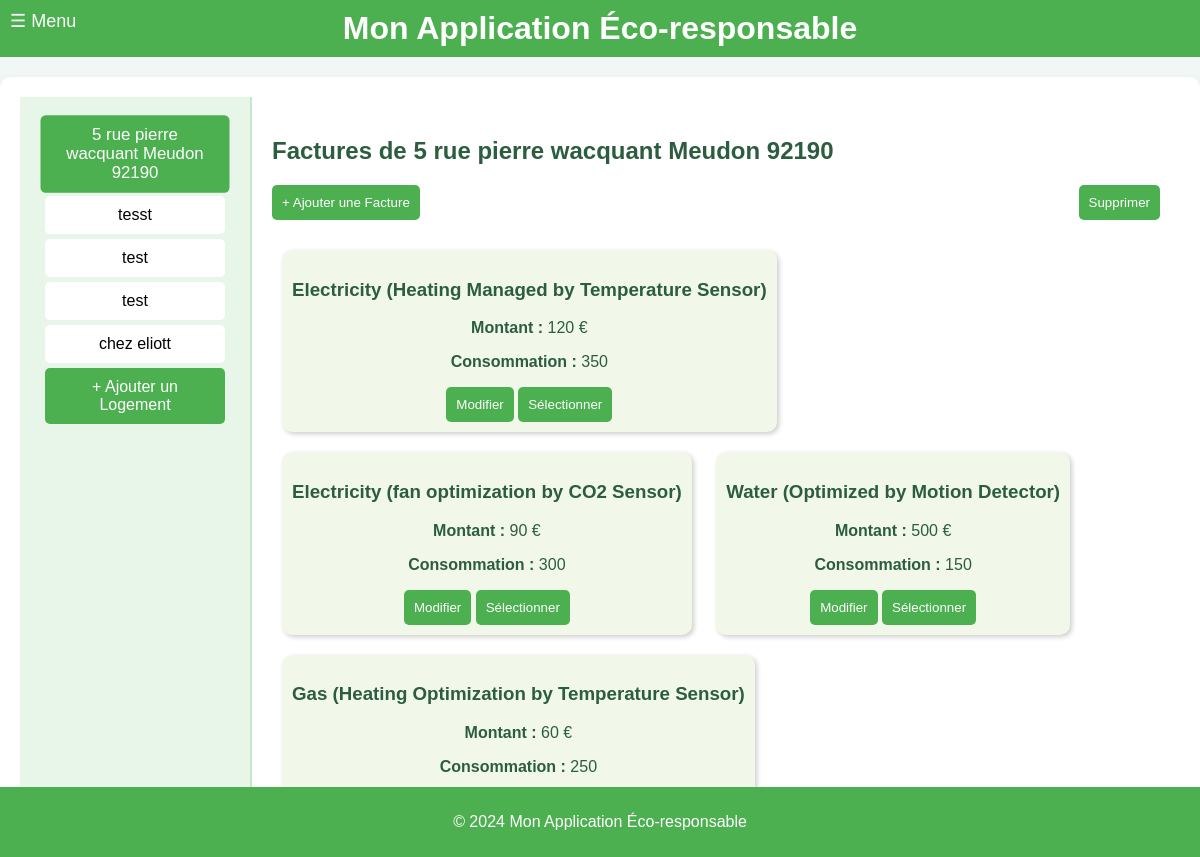
/visualiser_factures, run on the app's committed database.
### tables this page shows
CREATE TABLE Housing (
housing_id INTEGER PRIMARY KEY, -- Identifiant unique pour chaque logement
address VARCHAR(255), -- Adresse du logement
phone_number VARCHAR(20), -- NumÃ©ro de contact pour le logement
ip_address VARCHAR(15), -- Adresse IP associÃ©e au logement
insert_date TIMESTAMP DEFAULT CURRENT_TIMESTAMP -- Horodatage de l'ajout de l'enregistrement
);

CREATE TABLE Invoice (
invoice_id INTEGER PRIMARY KEY, -- Identifiant unique pour chaque facture
housing_id INTEGER, -- RÃ©fÃ©rence au logement concernÃ© par la facture
type VARCHAR(100), -- Type de la facture (ex. : eau, Ã©lectricitÃ©)
amount INTEGER, -- Montant de la facture
value INTEGER, -- Valeur de la consommation en ressource
insert_date TIMESTAMP DEFAULT CURRENT_TIMESTAMP, -- Horodatage de l'ajout de l'enregistrement de la facture
FOREIGN KEY (housing_id) REFERENCES Housing(housing_id) -- Lien entre la facture et un logement spÃ©cifique
);

### main.py (the view)
@app.get("/visualiser_factures", response_class=HTMLResponse)
def visualiser_factures(request: Request, id: int = 1):
    conn = get_db_connection()
    logements = conn.execute("SELECT housing_id, address FROM Housing").fetchall()
    selected_logement = conn.execute("SELECT address FROM Housing WHERE housing_id = ?", (id,)).fetchone()
    factures = conn.execute("SELECT * FROM Invoice WHERE housing_id = ?", (id,)).fetchall()
    conn.close()
    return templates.TemplateResponse("visualiser_factures.html", {
        "request": request,
        "logements": logements,
        "factures": factures,
        "selected_id": id,
        "selected_logement_address": selected_logement["address"] if selected_logement else "Logement par Défaut"
    })

### templates/visualiser_factures.html (shortened to what this page needs)
{% extends "layout.html" %}
{% block content %}
<div class="container">
    <div class="menu">
        {% for logement in logements %}
        <div class="menu-item {% if selected_id == logement.housing_id %}active{% endif %}"
            onclick="location.href='?id={{ logement.housing_id }}'">
            {{ logement.address }}
        </div>
        {% endfor %}
        <div class="menu-item" style="background-color: #4caf50; color: white;"
            onclick="location.href='http://localhost:8000/logements'">
            + Ajouter un Logement
        </div>
    </div>
    <div class="content">
        <h2>Factures de {{ selected_logement_address or 'Logement par Défaut' }}</h2>
        <div class="actions">
            <button class="btn" onclick="openAddModal()">+ Ajouter une Facture</button>
            <button class="btn" onclick="deleteSelected()">Supprimer</button>
        </div>
        {% if factures %}
        {% for facture in factures %}
        <div class="tile" id="tile-{{ facture.invoice_id }}">
            <h3>{{ facture.type }}</h3>
            <p><strong>Montant :</strong> {{ facture.amount }} €</p>
            <p><strong>Consommation :</strong> {{ facture.value }}</p>
            <div style="margin-top: 10px;">
                <button class="btn"
                    onclick="openEditModal('{{ facture.invoice_id }}', '{{ facture.type }}', '{{ facture.amount }}', '{{ facture.value }}')">Modifier</button>
                <button class="btn" onclick="toggleSelection('{{ facture.invoice_id }}')">Sélectionner</button>
            </div>
        </div>
        {% endfor %}
        {% else %}
        <p>Aucune facture trouvée pour ce logement.</p>
        {% endif %}
    </div>
</div>
{% endblock %}

### templates/layout.html (style rules this page uses)
body { font-family: Arial, sans-serif; margin: 0; padding: 0; background-color: #f0f7f4; color: #2c5d3f; }

### templates/visualiser_factures.html (style rules this page uses)
.container { display: flex; height: 90vh; }
.menu { width: 200px; background-color: #e8f5e9; padding: 15px; border-right: 2px solid #c8e6c9; }
.menu-item { background-color: #c8e6c9; padding: 10px; margin: 10px 0; text-align: center; border-radius: 5px; cursor: pointer; transition: transform 0.3s, background 0.3s; }
.menu-item:hover, .menu-item.active { background-color: #4caf50; color: white; transform: scale(1.05); }
.content { flex: 1; padding: 20px; }
.actions { margin-bottom: 20px; display: flex; justify-content: space-between; }
.btn { background-color: #4caf50; color: white; border: none; padding: 10px; border-radius: 5px; cursor: pointer; transition: transform 0.2s; }
.tile { display: inline-block; background-color: #f1f8e9; border-radius: 10px; padding: 10px; margin: 10px; box-shadow: 2px 2px 5px rgba(0, 0, 0, 0.2); text-align: center; transition: transform 0.3s; }

### templates/menu.html (style rules this page uses)
.menu-item { display: block; padding: 10px 20px; text-decoration: none; color: black; font-size: 16px; background-color: white; margin: 5px 10px; border-radius: 5px; transition: background 0.2s, color 0.2s; }

### data on the page
Housing: address "5 rue pierre wacquant Meudon 92190"
Housing: address "tesst"
Housing: address "test"
Housing: address "test"
Housing: address "chez eliott"
Invoice: type "Electricity (Heating Managed by Temperature Sensor)", amount "120", value "350"
Invoice: type "Electricity (fan optimization by CO2 Sensor)", amount "90", value "300"
Invoice: type "Water (Optimized by Motion Detector)", amount "500", value "150"
Invoice: type "Gas (Heating Optimization by Temperature Sensor)", amount "60", value "250"
